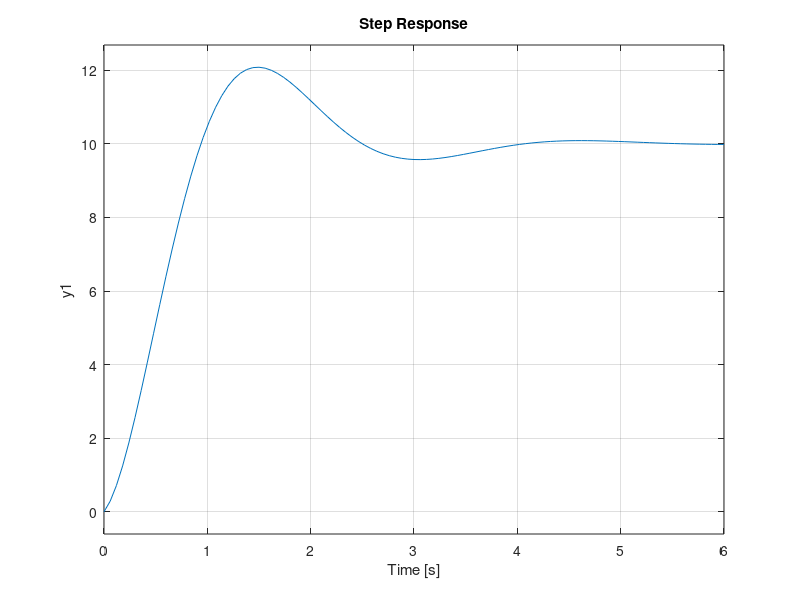

The MATLAB source for this figure: (Note: this script raises an error after producing the figure.)
close all
clear all
clc
format
% ===================================================================
% File: PI_Controller_Design_for_Speed_Control.m
% Purpose: Verify Overshoot and Rise Time Specifications of Motor
% System. Require Mp = 20% and tr = 0.8s. This was a pre-lab
% assignment: Prelab 4 Q1: PI Controller Design for Speed Control
% ===================================================================
% Parameters
% -------------------------------------------------------------------
% Enter Controller (Op-Amp Configuration) Parameters 
Kp = 0.215;
Ki = 3.04;
% Enter Plant (Motor+Driver) Parameters
C1 = 10;
C2 = 0.6;
% -------------------------------------------------------------------
% Function
% -------------------------------------------------------------------
% Solve
C = tf([Kp Ki],[1 0]);      % Controller Transfer Function
G = tf(C1,[C2 1]);          % Plant Transfer Function
Gol = C*G;                  % Open Loop Gain
T = feedback(Gol,0.1);      % System Transfer Function
% Display Results
disp('The System Transfer Function')
T
step(T)                     % Step Response of System
grid on
disp('Step Response Specifications')
stepinfo(T)                 % Step Response Specifications
